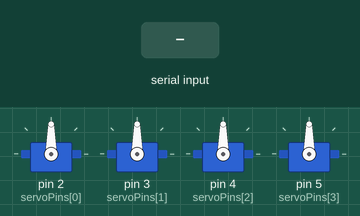
This sketch was run on a simulated Arduino Uno, built with avr-gcc and run on an emulated ATmega328P. On the bench: 4 × servo. Inputs (shaded band) come from the test bench.

Above: at 1.5 s.
1.6 s: "BEND\n" received over Serial
At 2.08 s:
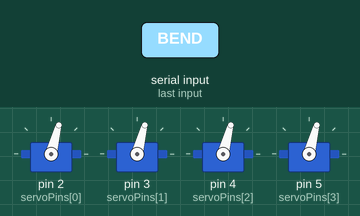
At 2.68 s:
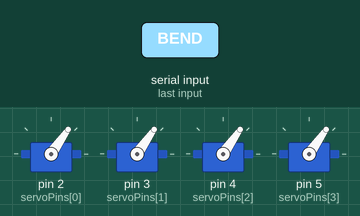
4.6 s: "90,45\n" received over Serial
At 4.8 s:
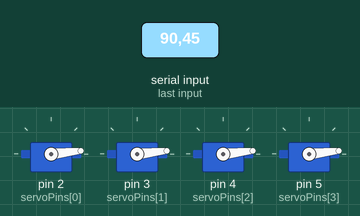
Timing chart, 0 to 8.8 s (numbered marks = the images above; inputs shaded):
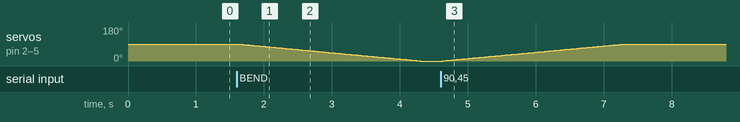

The sketch:

servo-control.ino
```cpp
#include <Arduino.h>
#include <Servo.h>

// ============================================================
// Arduino UNO 서보 제어 스케치
// ------------------------------------------------------------
// 1) setup(): 서보/시리얼 초기화
// 2) loop():
//    - updateServoPositions()로 "한 스텝씩" 부드럽게 이동
//    - 시리얼 명령을 읽어 목표각(target)을 갱신
// ============================================================

// 손가락 4개를 가정한 4채널 서보
Servo servos[4];
const int servoPins[4] = {2, 3, 4, 5};

// 현재 각도 상태값
int currentAngles[4] = {90, 90, 90, 90};

// 목표 각도 상태값
int targetAngles[4] = {90, 90, 90, 90};

// 마지막 이동 시각(ms)
unsigned long lastMoveTime = 0;

// 한 스텝(1도) 이동 사이의 간격(ms)
const unsigned long STEP_DELAY_MS = 30;

// 포즈 정의
const int poseOpen[4] = {20, 30, 35, 40};
const int poseBend[4] = {160, 150, 145, 140};
const int poseNeutral[4] = {90, 90, 90, 90};

// 즉시 각도 적용
// - setup()에서 전원 인가 직후 중립 자세를 확정할 때 사용.
void applyAngles(const int target[4]) {
  for (int i = 0; i < 4; i++) {
    int safe = constrain(target[i], 0, 180);
    servos[i].write(safe);
    currentAngles[i] = safe;
    targetAngles[i] = safe;
  }
  lastMoveTime = 0;  // 이동 플래그 리셋
}

// 목표 각도만 설정하고 즉시 반환
// - 실제 이동은 loop()에서 updateServoPositions()가 담당한다.
void setTarget(const int target[4]) {
  for (int i = 0; i < 4; i++) {
    targetAngles[i] = constrain(target[i], 0, 180);
  }
  // 이동 스케줄 시작 시점을 갱신
  lastMoveTime = millis();
}

// 논-블로킹 이동
// loop에서 매번 호출되어 부드러운 움직임을 제공한다
void updateServoPositions() {
  // 현재 시각(ms)
  unsigned long now = millis();

  if (now - lastMoveTime < STEP_DELAY_MS) {
    return;
  }

  // 이번 호출에서 실제로 각도 변화가 있었는지 추적
  bool moving = false;

  for (int i = 0; i < 4; i++) {
    // 현재값이 목표보다 작으면 +1도
    if (currentAngles[i] < targetAngles[i]) {
      currentAngles[i]++;
      moving = true;
    // 현재값이 목표보다 크면 -1도
    } else if (currentAngles[i] > targetAngles[i]) {
      currentAngles[i]--;
      moving = true;
    }
    // 변경 여부와 상관없이 현재 상태를 서보에 반영
    servos[i].write(currentAngles[i]);
  }

  if (moving) {
    lastMoveTime = now;
  }
}

// POSE 명령 처리 - 즉시 목표를 설정하고 반환
// 입력 예: "BEND", "OPEN", "NEUTRAL"
void handlePose(const String &poseName) {
  if (poseName == "BEND") {
    setTarget(poseBend);
  } else if (poseName == "OPEN") {
    setTarget(poseOpen);
  } else if (poseName == "NEUTRAL") {
    setTarget(poseNeutral);
  }
}

void setup() {
  Serial.begin(115200);

  // 4개 서보를 각각 핀에 연결
  for (int i = 0; i < 4; i++) {
    servos[i].attach(servoPins[i]);
  }

  // 전원 인가 직후에는 중립 자세로 맞춤
  applyAngles(poseNeutral);
  delay(300);
}

void loop() {
  // 핵심 개선: loop 시작에서 updateServoPositions() 호출
  updateServoPositions();

  // 시리얼 데이터 읽기 (논-블로킹)
  if (Serial.available() <= 0) {
    return;
  }

  // 한 줄 명령 형식:
  // 1) POSE:BEND      -> 미리 정의한 포즈로 이동
  // 2) ANGLE:120      -> 4개 서보 모두 동일 각도로 이동
  // 3) 90             -> 기존 브리지 호환용(숫자만)
  String line = Serial.readStringUntil('\n');
  line.trim();

  // 빈 줄은 무시
  if (line.length() == 0) {
    return;
  }

  // POSE 명령 처리
  if (line.startsWith("POSE:")) {
    String poseName = line.substring(5);
    poseName.trim();
    handlePose(poseName);
    return;
  }

  // ANGLE 명령 처리
  if (line.startsWith("ANGLE:")) {
    String angleText = line.substring(6);
    int angle = constrain(angleText.toInt(), 0, 180);
    int sameAngle[4] = {angle, angle, angle, angle};
    setTarget(sameAngle);
    return;
  }

  // 이전 브리지와의 호환: 숫자만 오면 4개를 같은 각도로 이동
  // 참고: String.toInt()는 숫자로 시작하지 않으면 0을 반환한다.
  // 현재 코드는 0도도 유효 각도이므로, 실제 운영에서는 입력 포맷을
  // Python 브리지에서 보장(POSE:/ANGLE:)하는 방식을 권장한다.
  int angleFallback = line.toInt();
  if (angleFallback >= 0 && angleFallback <= 180) {
    int sameAngle[4] = {angleFallback, angleFallback, angleFallback, angleFallback};
    setTarget(sameAngle);
  }
}
```

Measured:
- after the input at 1.6 s, servo on pin 2 (servoPins[0]), servo on pin 3 (servoPins[1]), servo on pin 4 (servoPins[2]), servo on pin 5 (servoPins[3]): moves from 90° to 0° over 2.7 s, starting at once
- after the input at 4.6 s, servo on pin 2 (servoPins[0]), servo on pin 3 (servoPins[1]), servo on pin 4 (servoPins[2]), servo on pin 5 (servoPins[3]): moves from 0° to 90° over 2.7 s, starting at once
